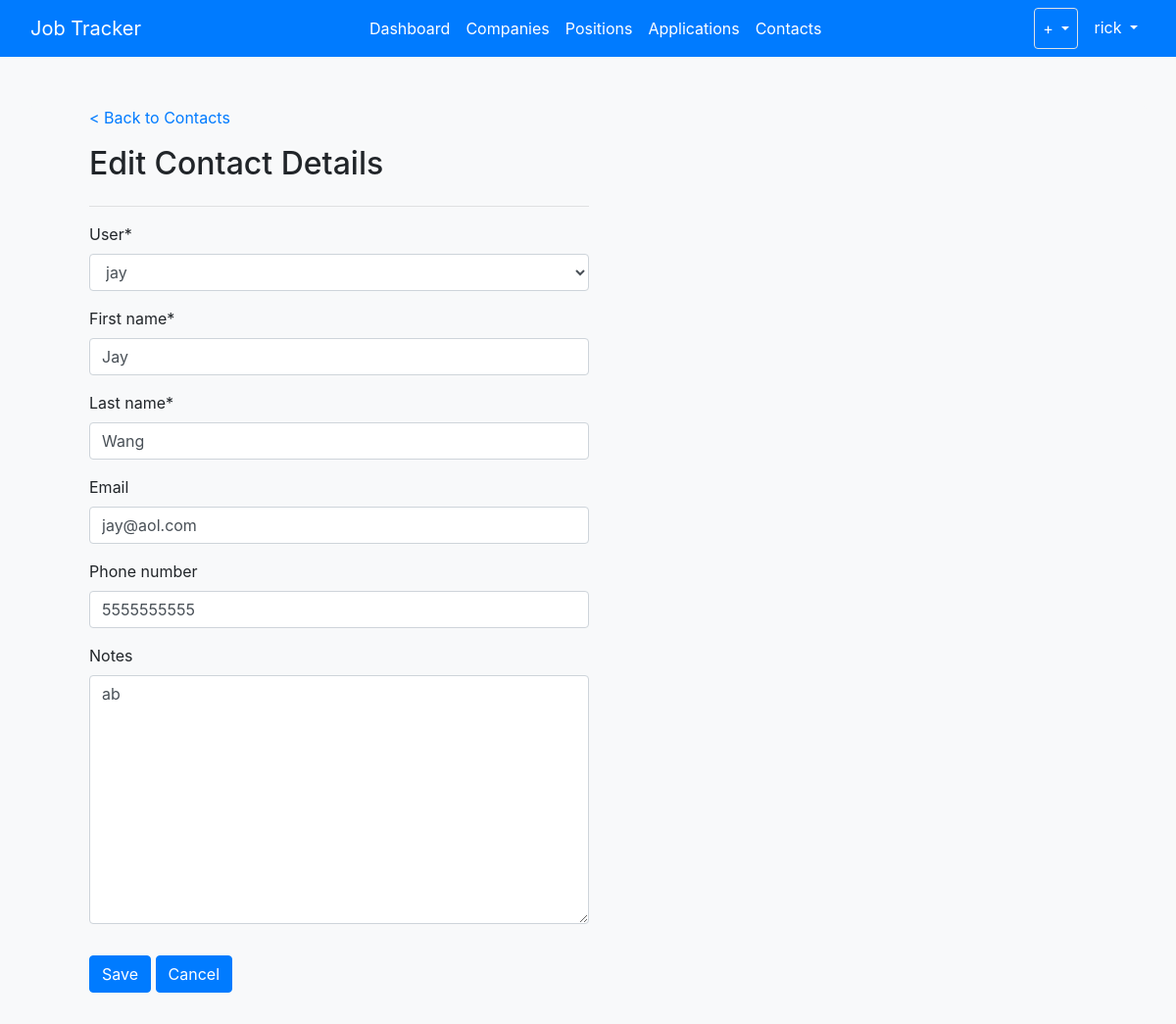
/contacts/1 (signed in), run on the app's committed database.
### jobs/models.py (models this page shows, shortened)
class Contact(models.Model):
	user = models.ForeignKey(
		User,
		on_delete=models.CASCADE,
		default=1
		)
	first_name = models.CharField(max_length=100)
	last_name = models.CharField(max_length=100)
	email = models.EmailField(null=True, blank=True, max_length=128)
	phone_number = models.IntegerField(null=True, blank=True)
	notes = models.TextField(null=True, blank=True)

### jobs/views.py (the view)
# urls.py: path('contacts/<int:pk>', ContactUpdateView.as_view(), name='jobs-update-contact'),
class ContactUpdateView(LoginRequiredMixin, UpdateView):
    model = Contact
    fields = '__all__'
    template_name = 'jobs/update_contact.html'
    context_object_name = 'contact'

### jobs/templates/jobs/update_contact.html (shortened to what this page needs)
{% extends "jobs/base.html" %}
{% load crispy_forms_tags %}
{% block content %}
<div class="container h-100 mt-5">
	<div class="container ml-3">
		<div class="row">
			<div class=col-md-auto>
				<a href="{% url 'jobs-contacts' %}">< Back to Contacts</a>
			</div>
		</div>
		<div class="row mt-3">
			<div class="col-md-auto">
				<h2>Edit Contact Details</h2>
			</div>
		</div>
		<div class="row">
			<div class="col-sm-6 mb-3">
				<form method="POST">
					<hr>
				{{ form|crispy }}
					<div class="row mb-3">
						<div class="col mt-3">
							<input class="btn btn-primary" type="submit" value="Save">
							<a class="btn btn-primary" href="{% url 'jobs-contacts' %}" role="button">Cancel</a>
						</div>
				    </div>
				</form>
			</div>
		</div>
	</div>
</div>
{% endblock content %}

### jobs/templates/jobs/base.html (shortened to what this page needs)
{% load static %}
<!DOCTYPE html>
<html>
<head>
    <link rel="stylesheet" href="https://cdn.jsdelivr.net/npm/bootstrap@4.5.3/dist/css/bootstrap.min.css">
    <link rel="stylesheet" type="text/css" href="{% static 'jobs/style.css' %}">
</head>
<body class="h-100 bg-light">
	<nav class="navbar navbar-expand-lg navbar-dark bg-primary fixed-top">
		<div class="container-fluid">
			<a class="navbar-brand" href="/">Job Tracker</a>
			<div class="collapse navbar-collapse" id="expandMenu">
				<ul class="navbar-nav mr-auto">
					{% if request.user.is_authenticated %}
					<li class="nav-item">
						<a class="nav-link active" aria-current="page" href="/">Dashboard</a>
					</li>
					<li class="nav-item">
						<a class="nav-link active" href="{% url 'jobs-companies' %}">Companies</a>
					</li>
					<li class="nav-item">
						<a class="nav-link active" href="{% url 'jobs-list-positions' %}">Positions</a>
					</li>
					<li class="nav-item">
						<a class="nav-link active" href="{% url 'jobs-list-applications' %}">Applications</a>
					</li>
					<li class="nav-item">
						<a class="nav-link active" href="/contacts">Contacts</a>
					</li>
					{% endif %}
				</ul>
				<ul class="navbar-nav">
					{% if request.user.is_authenticated %}
					<li class="dropdown border rounded">
						<a class="nav-link active dropdown-toggle" href="#" id="navbarDropdownMenuLink" role="button" data-bs-toggle="dropdown" aria-expanded="false"> + </a>
					</li>
					<li class="dropdown ml-2">
						<a class="nav-link active dropdown-toggle" href="#" id="navbarDropdownMenuLink" role="button" data-bs-toggle="dropdown" aria-expanded="false"> {{ request.user.username }} </a>
					</li>
					{% endif %}
				</ul>
			</div>
		</div>
	</nav>
	<div class="container bg-light rounded">
		{% block content %}{% endblock %}
	</div>
</body>
</html>

### jobs/static/jobs/style.css (style rules this page uses)
body { padding-top: 60px; }

### data on the page
Contact: user "jay", first_name "Jay", last_name "Wang", email "jay@aol.com", phone_number "5555555555", notes "ab"

### other printed values
{{ request.user.username }} "rick"
